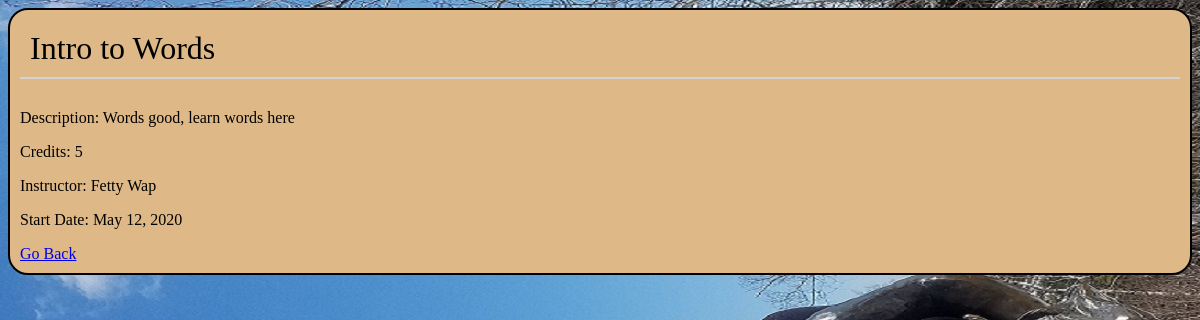
Screenshot of /course_detail/2 with the database file from the repository.
### app/models.py (models this page shows, shortened)
class Course(models.Model):
    course_title = models.CharField(max_length=60)
    course_description = models.CharField(max_length= 128)
    credits = models.PositiveSmallIntegerField()
    instructor = models.CharField(max_length=64)
    start_date = models.DateField()

### app/views.py (the view)
# urls.py: path('course_detail/<int:pk>', views.course_detail, name="course_detail")
def course_detail(request, pk):
    course = Course.objects.get(pk = pk)
    cdict = {'course': [course]}
    return render(request, 'app/course.html', context=cdict)

### Templates/app/course.html (shortened to what this page needs)
<!DOCTYPE html>
{% load static %}
<html lang="en">
<head>
    <link rel="stylesheet" href='{% static "css/cssindex.css" %}'>
</head>
<body>
    {%for c in course %}
    <div class="container">
        <div class="card-title">{{c.course_title}}</div>
        <table>
            <p>Description: {{c.course_description}}</p>
            <p>Credits: {{c.credits}}</p>
            <p>Instructor: {{c.instructor}}</p>
            <p>Start Date: {{c.start_date}}</p>
    </div>
    <a class="btn btn-primary" href="{% url 'index'%}">Go Back</a>
    {%endfor%}
</body>
</html>

### app/static/css/cssindex.css (style rules this page uses)
body { background-image: url('../images/FeelCopped.jpg') }
.container { border-width: 2px; border-color: black; border-style: solid; padding: 10px; background-color: burlywood; border-radius: 20px; }
.card-title { font-size: xx-large; border-bottom-width: 2px; border-bottom-color: lightgray; border-bottom-style: solid; margin-bottom: 30px; padding: 10px; }

### rows the page displays
Course: course_title "Intro to Words", course_description "Words good, learn words here", credits "5", instructor "Fetty Wap", start_date "May 12, 2020"
